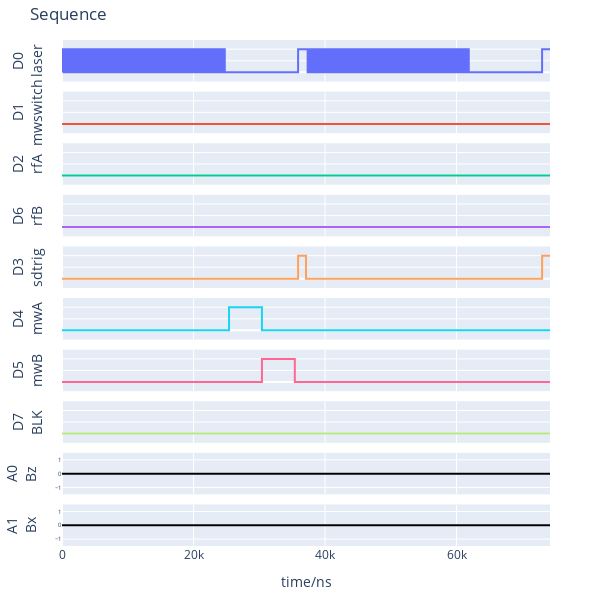

Write notebook code for a chart like this one.
### Code cell
hw.pg.plotSeq(plot_all=False)

### Figure 1 — Plotly figure (JSON) as saved in the notebook; plotly's stock layout.template omitted (floating-point values rounded to 4 significant figures; data arrays with more than 128 entries replaced by an {"elided": "..."} marker saying what was removed)
{"data": [{"line": {"shape": "hv"}, "mode": "lines", "name": "D0", "type": "scatter", "x": {"elided": "212 int values"}, "xaxis": "x", "y": {"elided": "212 int values"}, "yaxis": "y"}, {"line": {"shape": "hv"}, "mode": "lines", "name": "D1", "type": "scatter", "x": [0, 74204], "xaxis": "x2", "y": [0, 0], "yaxis": "y2"}, {"line": {"shape": "hv"}, "mode": "lines", "name": "D2", "type": "scatter", "x": [0, 74204], "xaxis": "x3", "y": [0, 0], "yaxis": "y3"}, {"line": {"shape": "hv"}, "mode": "lines", "name": "D6", "type": "scatter", "x": [0, 74204], "xaxis": "x4", "y": [0, 0], "yaxis": "y4"}, {"line": {"shape": "hv"}, "mode": "lines", "name": "D3", "type": "scatter", "x": {"elided": "212 int values"}, "xaxis": "x5", "y": {"elided": "212 int values"}, "yaxis": "y5"}, {"line": {"shape": "hv"}, "mode": "lines", "name": "D4", "type": "scatter", "x": {"elided": "212 int values"}, "xaxis": "x6", "y": {"elided": "212 int values"}, "yaxis": "y6"}, {"line": {"shape": "hv"}, "mode": "lines", "name": "D5", "type": "scatter", "x": {"elided": "212 int values"}, "xaxis": "x7", "y": {"elided": "212 int values"}, "yaxis": "y7"}, {"line": {"shape": "hv"}, "mode": "lines", "name": "D7", "type": "scatter", "x": [0, 74204], "xaxis": "x8", "y": [0, 0], "yaxis": "y8"}, {"line": {"color": "black", "shape": "hv"}, "mode": "lines", "name": "A0", "type": "scatter", "x": [0, 74204], "xaxis": "x9", "y": [0.0, 0.0], "yaxis": "y9"}, {"line": {"color": "black", "shape": "hv"}, "mode": "lines", "name": "A1", "type": "scatter", "x": [0, 74204], "xaxis": "x10", "y": [0.0, 0.0], "yaxis": "y10"}], "layout": {"height": 600, "margin": {"b": 40, "l": 50, "r": 50, "t": 40}, "showlegend": false, "title": {"text": "Sequence"}, "width": 600, "xaxis": {"anchor": "y", "domain": [0, 1], "matches": "x10", "showticklabels": false}, "xaxis10": {"anchor": "y10", "domain": [0, 1], "title": {"text": "time/ns"}}, "xaxis2": {"anchor": "y2", "domain": [0, 1], "matches": "x10", "showticklabels": false}, "xaxis3": {"anchor": "y3", "domain": [0, 1], "matches": "x10", "showticklabels": false}, "xaxis4": {"anchor": "y4", "domain": [0, 1], "matches": "x10", "showticklabels": false}, "xaxis5": {"anchor": "y5", "domain": [0, 1], "matches": "x10", "showticklabels": false}, "xaxis6": {"anchor": "y6", "domain": [0, 1], "matches": "x10", "showticklabels": false}, "xaxis7": {"anchor": "y7", "domain": [0, 1], "matches": "x10", "showticklabels": false}, "xaxis8": {"anchor": "y8", "domain": [0, 1], "matches": "x10", "showticklabels": false}, "xaxis9": {"anchor": "y9", "domain": [0, 1], "matches": "x10", "showticklabels": false}, "yaxis": {"anchor": "x", "domain": [0.918, 1.0], "range": [-0.4, 1.4], "showticklabels": false, "title": {"text": "D0<br>laser"}}, "yaxis10": {"anchor": "x10", "domain": [0, 0.082], "range": [-1.5, 1.5], "tickfont": {"size": 6}, "title": {"text": "A1<br>Bx"}}, "yaxis2": {"anchor": "x2", "domain": [0.816, 0.898], "range": [-0.4, 1.4], "showticklabels": false, "title": {"text": "D1<br>mwswitch"}}, "yaxis3": {"anchor": "x3", "domain": [0.714, 0.796], "range": [-0.4, 1.4], "showticklabels": false, "title": {"text": "D2<br>rfA"}}, "yaxis4": {"anchor": "x4", "domain": [0.612, 0.694], "range": [-0.4, 1.4], "showticklabels": false, "title": {"text": "D6<br>rfB"}}, "yaxis5": {"anchor": "x5", "domain": [0.51, 0.592], "range": [-0.4, 1.4], "showticklabels": false, "title": {"text": "D3<br>sdtrig"}}, "yaxis6": {"anchor": "x6", "domain": [0.408, 0.49], "range": [-0.4, 1.4], "showticklabels": false, "title": {"text": "D4<br>mwA"}}, "yaxis7": {"anchor": "x7", "domain": [0.306, 0.388], "range": [-0.4, 1.4], "showticklabels": false, "title": {"text": "D5<br>mwB"}}, "yaxis8": {"anchor": "x8", "domain": [0.204, 0.286], "range": [-0.4, 1.4], "showticklabels": false, "title": {"text": "D7<br>BLK"}}, "yaxis9": {"anchor": "x9", "domain": [0.102, 0.184], "range": [-1.5, 1.5], "tickfont": {"size": 6}, "title": {"text": "A0<br>Bz"}}}}
